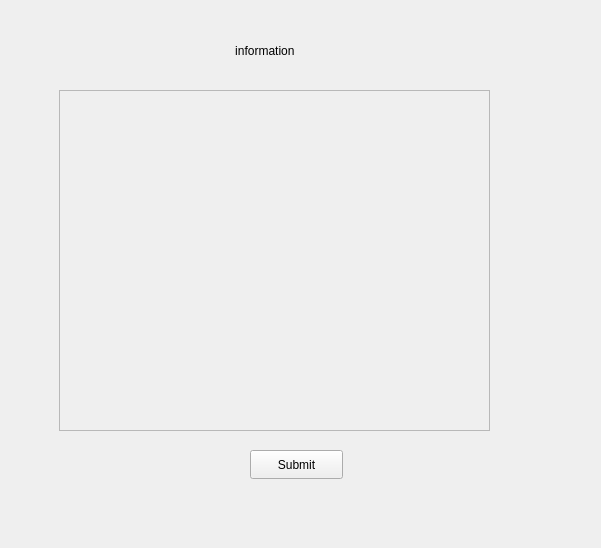
<?xml version="1.0" encoding="UTF-8"?>
<ui version="4.0">
 <class>booking</class>
 <widget class="QWidget" name="booking">
  <property name="geometry">
   <rect>
    <x>0</x>
    <y>0</y>
    <width>601</width>
    <height>548</height>
   </rect>
  </property>
  <property name="windowTitle">
   <string>Form</string>
  </property>
  <widget class="QLabel" name="labelShowInfo">
   <property name="geometry">
    <rect>
     <x>172</x>
     <y>30</y>
     <width>221</width>
     <height>41</height>
    </rect>
   </property>
   <property name="text">
    <string>                   information</string>
   </property>
  </widget>
  <widget class="QPushButton" name="pushButtonSubmit">
   <property name="geometry">
    <rect>
     <x>250</x>
     <y>450</y>
     <width>93</width>
     <height>29</height>
    </rect>
   </property>
   <property name="text">
    <string>Submit</string>
   </property>
  </widget>
  <widget class="QScrollArea" name="scrollArea">
   <property name="geometry">
    <rect>
     <x>59</x>
     <y>90</y>
     <width>431</width>
     <height>341</height>
    </rect>
   </property>
   <property name="widgetResizable">
    <bool>true</bool>
   </property>
   <widget class="QWidget" name="scrollAreaWidgetContents">
    <property name="geometry">
     <rect>
      <x>0</x>
      <y>0</y>
      <width>429</width>
      <height>339</height>
     </rect>
    </property>
    <widget class="QWidget" name="gridLayoutWidget">
     <property name="geometry">
      <rect>
       <x>39</x>
       <y>20</y>
       <width>361</width>
       <height>291</height>
      </rect>
     </property>
     <layout class="QGridLayout" name="gridLayoutSeats"/>
    </widget>
   </widget>
  </widget>
 </widget>
 <resources/>
 <connections/>
</ui>
